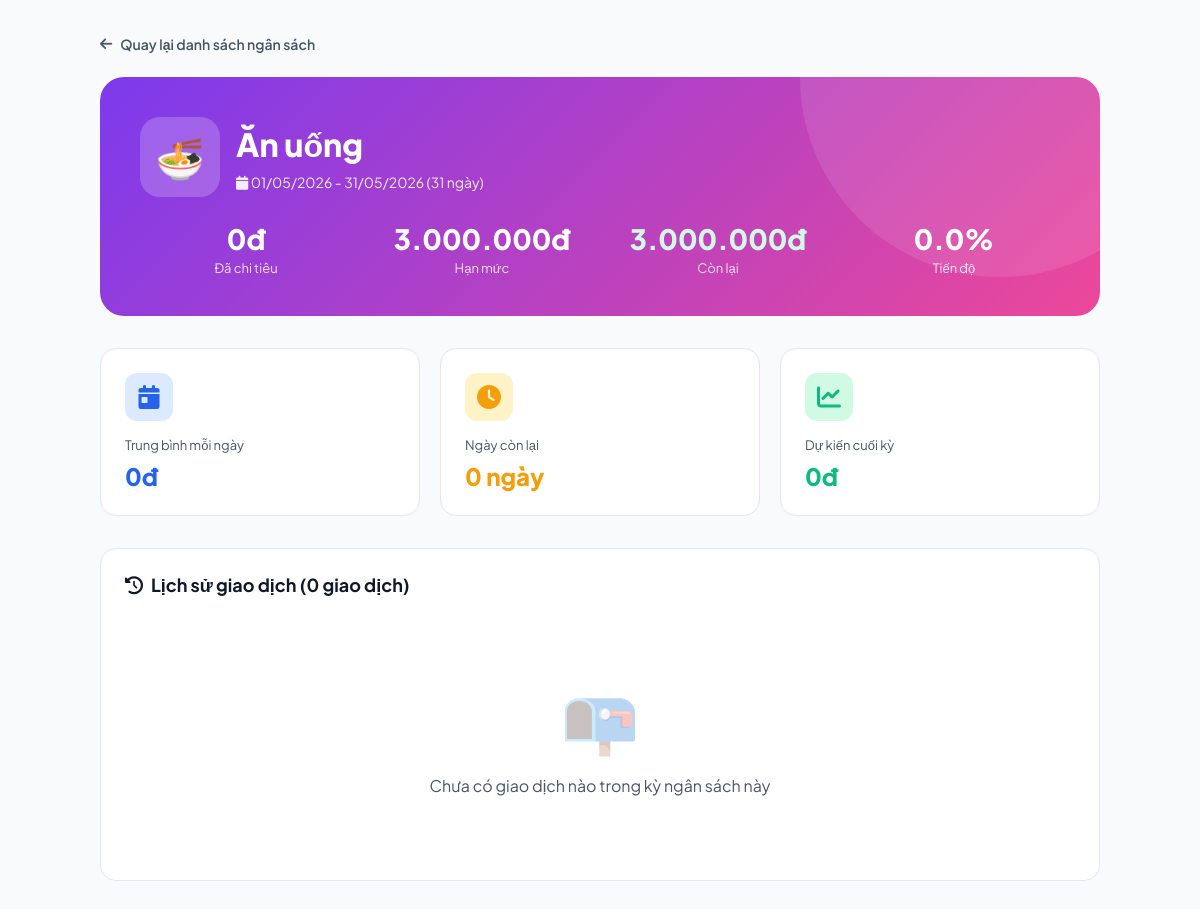
The app's page /finora/budget-detail.php?id=1 (signed in) with its own data.
### tables this page shows
CREATE TABLE budgets (
    id INT AUTO_INCREMENT PRIMARY KEY,
    user_id INT NOT NULL,
    category_id INT NOT NULL,
    name VARCHAR(100) NOT NULL,
    amount DECIMAL(15,2) NOT NULL,
    period ENUM('daily', 'weekly', 'monthly', 'yearly', 'custom') DEFAULT 'monthly',
    start_date DATE NOT NULL,
    end_date DATE NOT NULL,
    alert_threshold INT DEFAULT 80,
    is_active TINYINT(1) DEFAULT 1,
    created_at TIMESTAMP DEFAULT CURRENT_TIMESTAMP,
    updated_at TIMESTAMP DEFAULT CURRENT_TIMESTAMP ON UPDATE CURRENT_TIMESTAMP,
    FOREIGN KEY (user_id) REFERENCES users(id) ON DELETE CASCADE,
    FOREIGN KEY (category_id) REFERENCES categories(id) ON DELETE CASCADE,
    INDEX idx_user_period (user_id, period),
    INDEX idx_dates (start_date, end_date),
    INDEX idx_active (is_active)
);

CREATE TABLE categories (
    id INT AUTO_INCREMENT PRIMARY KEY,
    user_id INT NULL,
    name VARCHAR(100) NOT NULL,
    type ENUM('income', 'expense') DEFAULT 'expense',
    icon VARCHAR(50) DEFAULT '📦',
    color VARCHAR(20) DEFAULT '#7C3AED',
    description TEXT,
    is_system TINYINT(1) DEFAULT 0,
    parent_id INT DEFAULT NULL,
    display_order INT DEFAULT 0,
    created_at TIMESTAMP DEFAULT CURRENT_TIMESTAMP,
    FOREIGN KEY (user_id) REFERENCES users(id) ON DELETE CASCADE,
    FOREIGN KEY (parent_id) REFERENCES categories(id) ON DELETE SET NULL,
    INDEX idx_user_type (user_id, type),
    INDEX idx_system (is_system)
);

### finora/budget-detail.php (the view, shortened to what this page needs)
<?php
require_once __DIR__ . '/../connect.php';
$userId = $_SESSION['user_id'];
$budgetId = isset($_GET['id']) ? (int)$_GET['id'] : 0;
$stmt = $conn->prepare("
    SELECT b.*, c.name as category_name, c.icon as category_icon, c.color as category_color,
           COALESCE(SUM(t.amount), 0) as spent
    FROM budgets b
    LEFT JOIN categories c ON b.category_id = c.id
    LEFT JOIN transactions t ON t.category_id = b.category_id
        AND t.user_id = b.user_id
        AND t.type = 'expense'
        AND t.transaction_date BETWEEN b.start_date AND b.end_date
    WHERE b.id = ? AND b.user_id = ?
    GROUP BY b.id
");
$stmt->bind_param("ii", $budgetId, $userId);
$stmt->execute();
$budget = $stmt->get_result()->fetch_assoc();
$stmt = $conn->prepare("
    SELECT t.*, w.name as wallet_name
    FROM transactions t
    LEFT JOIN wallets w ON t.wallet_id = w.id
    WHERE t.user_id = ?
        AND t.category_id = ?
        AND t.type = 'expense'
        AND t.transaction_date BETWEEN ? AND ?
    ORDER BY t.transaction_date DESC, t.created_at DESC
");
$stmt->bind_param("iiss", $userId, $budget['category_id'], $budget['start_date'], $budget['end_date']);
$stmt->execute();
$transactions = $stmt->get_result();
$percentage = $budget['amount'] > 0 ? ($budget['spent'] / $budget['amount'] * 100) : 0;
$remaining = $budget['amount'] - $budget['spent'];
$daysTotal = (strtotime($budget['end_date']) - strtotime($budget['start_date'])) / 86400 + 1;
$daysPassed = (time() - strtotime($budget['start_date'])) / 86400;
$daysPassed = max(0, min($daysPassed, $daysTotal));
$daysRemaining = max(0, $daysTotal - $daysPassed);
$avgPerDay = $daysTotal > 0 ? $budget['spent'] / max(1, $daysPassed) : 0;
$projectedTotal = $daysTotal > 0 ? $avgPerDay * $daysTotal : 0;
?>
<!DOCTYPE html>
<html lang="vi">
<head>
    <link rel="stylesheet" href="https://cdnjs.cloudflare.com/ajax/libs/font-awesome/6.4.0/css/all.min.css">
</head>
<body>
    <div class="container">
        <a href="budgets.php" class="back-link">
            <i class="fas fa-arrow-left"></i>
            Quay lại danh sách ngân sách
        </a>
        <div class="header-card">
            <div class="header-content">
                <div class="header-top">
                    <div class="header-icon">
                        <?= htmlspecialchars($budget['category_icon']) ?>
                    </div>
                    <div class="header-info">
                        <h1><?= htmlspecialchars($budget['category_name']) ?></h1>
                        <div class="header-period">
                            <i class="fas fa-calendar"></i>
                            <?= date('d/m/Y', strtotime($budget['start_date'])) ?> -
                            <?= date('d/m/Y', strtotime($budget['end_date'])) ?>
                            (<?= number_format($daysTotal) ?> ngày)
                        </div>
                    </div>
                </div>
                <div class="header-stats">
                    <div class="header-stat">
                        <div class="header-stat-value"><?= number_format($budget['spent'], 0, ',', '.') ?>đ</div>
                        <div class="header-stat-label">Đã chi tiêu</div>
                    </div>
                    <div class="header-stat">
                        <div class="header-stat-value"><?= number_format($budget['amount'], 0, ',', '.') ?>đ</div>
                        <div class="header-stat-label">Hạn mức</div>
                    </div>
                    <div class="header-stat">
                        <div class="header-stat-value" style="color: <?= $remaining >= 0 ? '#D1FAE5' : '#FEE2E2' ?>">
                            <?= number_format(abs($remaining), 0, ',', '.') ?>đ
                        </div>
                        <div class="header-stat-label"><?= $remaining >= 0 ? 'Còn lại' : 'Vượt mức' ?></div>
                    </div>
                    <div class="header-stat">
                        <div class="header-stat-value"><?= number_format($percentage, 1) ?>%</div>
                        <div class="header-stat-label">Tiến độ</div>
                    </div>
                </div>
            </div>
        </div>
        <div class="stats-grid">
            <div class="stat-card">
                <div class="stat-icon" style="background: #DBEAFE; color: var(--primary);">
                    <i class="fas fa-calendar-day"></i>
                </div>
                <div class="stat-label">Trung bình mỗi ngày</div>
                <div class="stat-value" style="color: var(--primary);">
                    <?= number_format($avgPerDay, 0, ',', '.') ?>đ
                </div>
            </div>
            <div class="stat-card">
                <div class="stat-icon" style="background: #FEF3C7; color: var(--warning);">
                    <i class="fas fa-clock"></i>
                </div>
                <div class="stat-label">Ngày còn lại</div>
                <div class="stat-value" style="color: var(--warning);">
                    <?= number_format($daysRemaining, 0) ?> ngày
                </div>
            </div>
            <div class="stat-card">
                <div class="stat-icon" style="background: <?= $projectedTotal <= $budget['amount'] ? '#D1FAE5' : '#FEE2E2' ?>; color: <?= $projectedTotal <= $budget['amount'] ? 'var(--success)' : 'var(--danger)' ?>;">
                    <i class="fas fa-chart-line"></i>
                </div>
                <div class="stat-label">Dự kiến cuối kỳ</div>
                <div class="stat-value" style="color: <?= $projectedTotal <= $budget['amount'] ? 'var(--success)' : 'var(--danger)' ?>;">
                    <?= number_format($projectedTotal, 0, ',', '.') ?>đ
                </div>
            </div>
        </div>
        <div class="section">
            <h2 class="section-title">
                <i class="fas fa-history"></i>
                Lịch sử giao dịch (<?= $transactions->num_rows ?> giao dịch)
            </h2>
            <?php if ($transactions->num_rows > 0): ?>
                <div class="transaction-list">
                    <?php while ($trans = $transactions->fetch_assoc()): ?>
                        <div class="transaction-item">
                            <div class="transaction-icon">
                                <?= htmlspecialchars($budget['category_icon']) ?>
                            </div>
                            <div class="transaction-info">
                                <div class="transaction-name"><?= htmlspecialchars($trans['description']) ?></div>
                                <div class="transaction-meta">
                                    <i class="fas fa-wallet"></i> <?= htmlspecialchars($trans['wallet_name']) ?> •
                                    <i class="fas fa-calendar"></i> <?= date('d/m/Y', strtotime($trans['transaction_date'])) ?>
                                </div>
                            </div>
                            <div class="transaction-amount">
                                -<?= number_format($trans['amount'], 0, ',', '.') ?>đ
                            </div>
                        </div>
                    <?php endwhile; ?>
                </div>
            <?php else: ?>
                <div class="empty-state">
                    <div class="empty-icon">📭</div>
                    <p>Chưa có giao dịch nào trong kỳ ngân sách này</p>
                </div>
            <?php endif; ?>
        </div>
    </div>
</body>
</html>

### finora/budget-detail.php (style rules this page uses)
* { margin: 0; padding: 0; box-sizing: border-box; }
:root { --primary: #2563EB; --success: #10B981; --danger: #EF4444; --warning: #F59E0B; --purple: #7C3AED; --bg: #F8FAFC; --card: #FFFFFF; --text: #0F172A; --text-light: #475569; --text-lighter: #94A3B8; --border: #E2E8F0; }
body { font-family: 'Plus Jakarta Sans', sans-serif; background: var(--bg); color: var(--text); padding: 32px; }
.container { max-width: 1000px; margin: 0 auto; }
.back-link { display: inline-flex; align-items: center; gap: 8px; color: var(--text-light); text-decoration: none; font-weight: 600; font-size: 14px; margin-bottom: 24px; transition: all 0.2s; }
.header-card { background: linear-gradient(135deg, var(--purple), #EC4899); border-radius: 24px; padding: 40px; color: white; margin-bottom: 32px; position: relative; overflow: hidden; }
.header-card::before { content: ''; position: absolute; width: 400px; height: 400px; background: rgba(255, 255, 255, 0.1); border-radius: 50%; top: -200px; right: -100px; }
.header-content { position: relative; z-index: 1; }
.header-top { display: flex; align-items: center; gap: 16px; margin-bottom: 24px; }
.header-icon { width: 80px; height: 80px; background: rgba(255, 255, 255, 0.2); border-radius: 20px; display: flex; align-items: center; justify-content: center; font-size: 40px; }
.header-info h1 { font-size: 32px; font-weight: 800; margin-bottom: 8px; }
.header-period { opacity: 0.9; font-size: 14px; }
.header-stats { display: grid; grid-template-columns: repeat(4, 1fr); gap: 24px; }
.header-stat { text-align: center; }
.header-stat-value { font-size: 28px; font-weight: 800; margin-bottom: 4px; }
.header-stat-label { font-size: 13px; opacity: 0.85; }
.stats-grid { display: grid; grid-template-columns: repeat(3, 1fr); gap: 20px; margin-bottom: 32px; }
.stat-card { background: var(--card); border: 1px solid var(--border); border-radius: 16px; padding: 24px; }
.stat-icon { width: 48px; height: 48px; border-radius: 12px; display: flex; align-items: center; justify-content: center; font-size: 24px; margin-bottom: 16px; }
.stat-label { font-size: 13px; color: var(--text-light); margin-bottom: 8px; }
.stat-value { font-size: 24px; font-weight: 800; }
.section { background: var(--card); border: 1px solid var(--border); border-radius: 16px; padding: 24px; }
.section-title { font-size: 18px; font-weight: 700; margin-bottom: 20px; display: flex; align-items: center; gap: 8px; }
.empty-state { text-align: center; padding: 60px 20px; color: var(--text-light); }
.empty-icon { font-size: 64px; opacity: 0.3; margin-bottom: 16px; }

### records on screen
budgets: category.icon "🍜", category.name "Ăn uống", start_date "01/05/2026", end_date "31/05/2026", daysTotal "31", amount "3.000.000", daysRemaining "0"

### other values on screen
$budget['spent'] "0"
abs($remaining) "3.000.000"
$percentage "0.0"
$avgPerDay "0"
$projectedTotal "0"
$transactions->num_rows "0"
